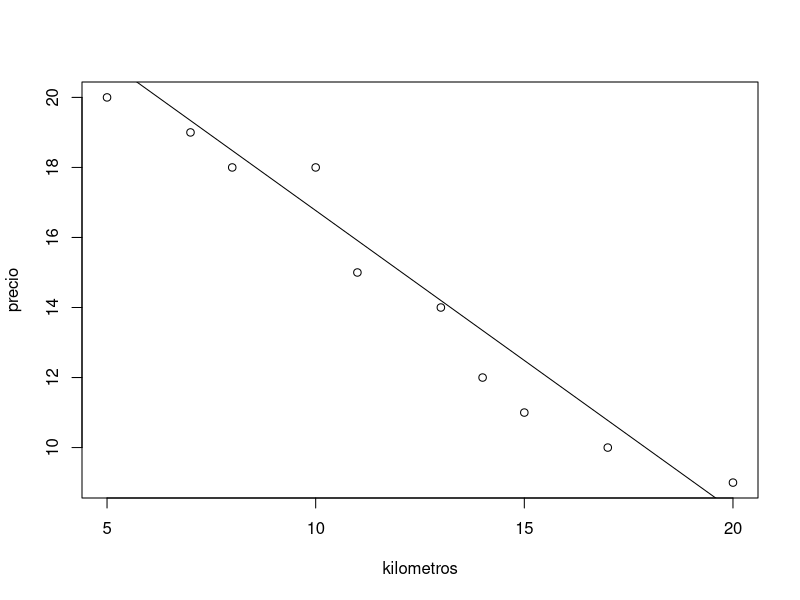
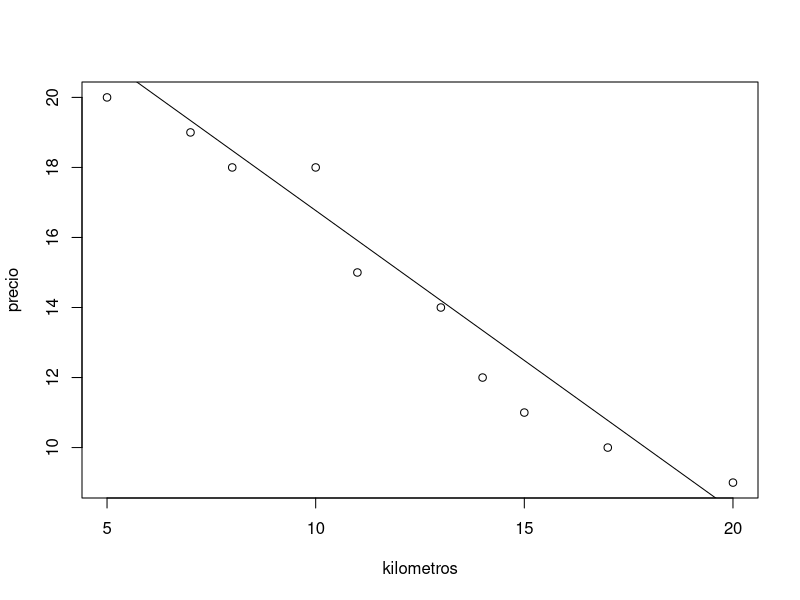
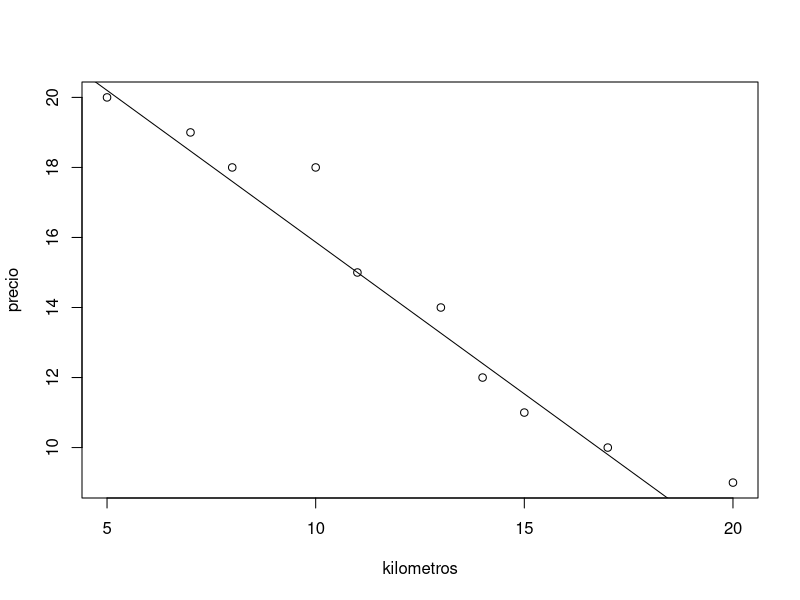

Recreate these plots in R, in order.
precio <- c(20, 19, 18, 18, 15, 14, 12, 11, 10, 9) #en miles de millones
kilometros <- c(5, 7, 8, 10, 11, 13, 14, 15, 17, 20) #en miles de kilo
transmisión <- c(1,0,1,0,1,0,1,0,1,0)   #donde 1 es automática, y 0 mecánica

modelo <- lm(precio~kilometros + transmisión)
modelo
plot(kilometros, precio)
abline(modelo)
summary(modelo)
anova(modelo)
#b0gorro = 25.3330
#b1gorro = -0.8564    # modelo: y = 25.3330 - 0.8564x1 - 0.9128x2
#b2gorro = -0.9128


#modelo fijando la transmisión mecánica:

modelo2 <- lm(precio[transmisión==1]~kilometros[transmisión==1])
modelo2
modelo

summary(modelo)
summary(modelo2)


plot(kilometros, precio)
abline(modelo)




plot(kilometros, precio)
abline(modelo2)


modelo3<- lm(precio~kilometros)
